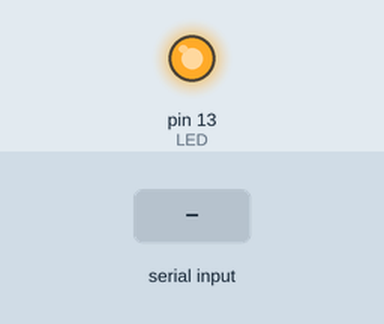
This sketch was run on a simulated Arduino Uno, built with avr-gcc and run on an emulated ATmega328P. Shown: output pins drawn as LEDs (lit = HIGH). Inputs (shaded band) come from the test bench. What the sketch prints to the serial monitor is not drawn.

Above: at 1.2 s.
1.3 s: "0" received over Serial
At 2.5 s:
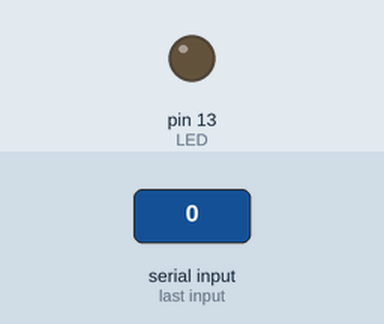
2.8 s: "1" received over Serial
At 3.7 s:
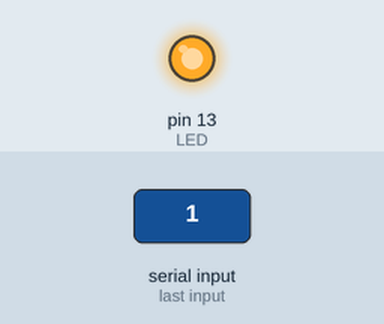
Timing chart, 0 to 5.8 s (numbered marks = the images above; inputs shaded):
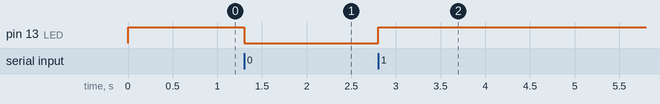

Measured:
- after the input at 1.3 s, pin 13 (LED): HIGH → LOW at once
- after the input at 2.8 s, pin 13 (LED): LOW → HIGH at once

The sketch:

Programming_Adruino_Using_Python.ino
```cpp
int data;
int LED=13;
void setup() {
  Serial.begin(9600);                               //initialize serial COM at 9600 baudrate
  pinMode(LED, OUTPUT);                    //declare the LED pin (13) as output
  digitalWrite (LED, HIGH);                     //Turn OFF the Led in the beginning

  Serial.println("Hello!,How are you Python ?");
}
void loop() {
while (Serial.available())    //whatever the data that is coming in serially and assigning the value to the variable “data”
{
data = Serial.read();
}
if (data == '1')
digitalWrite (LED, HIGH);                  //Turn On the Led
else if (data == '0')
digitalWrite (LED, LOW);                  //Turn OFF the Led
}
```
